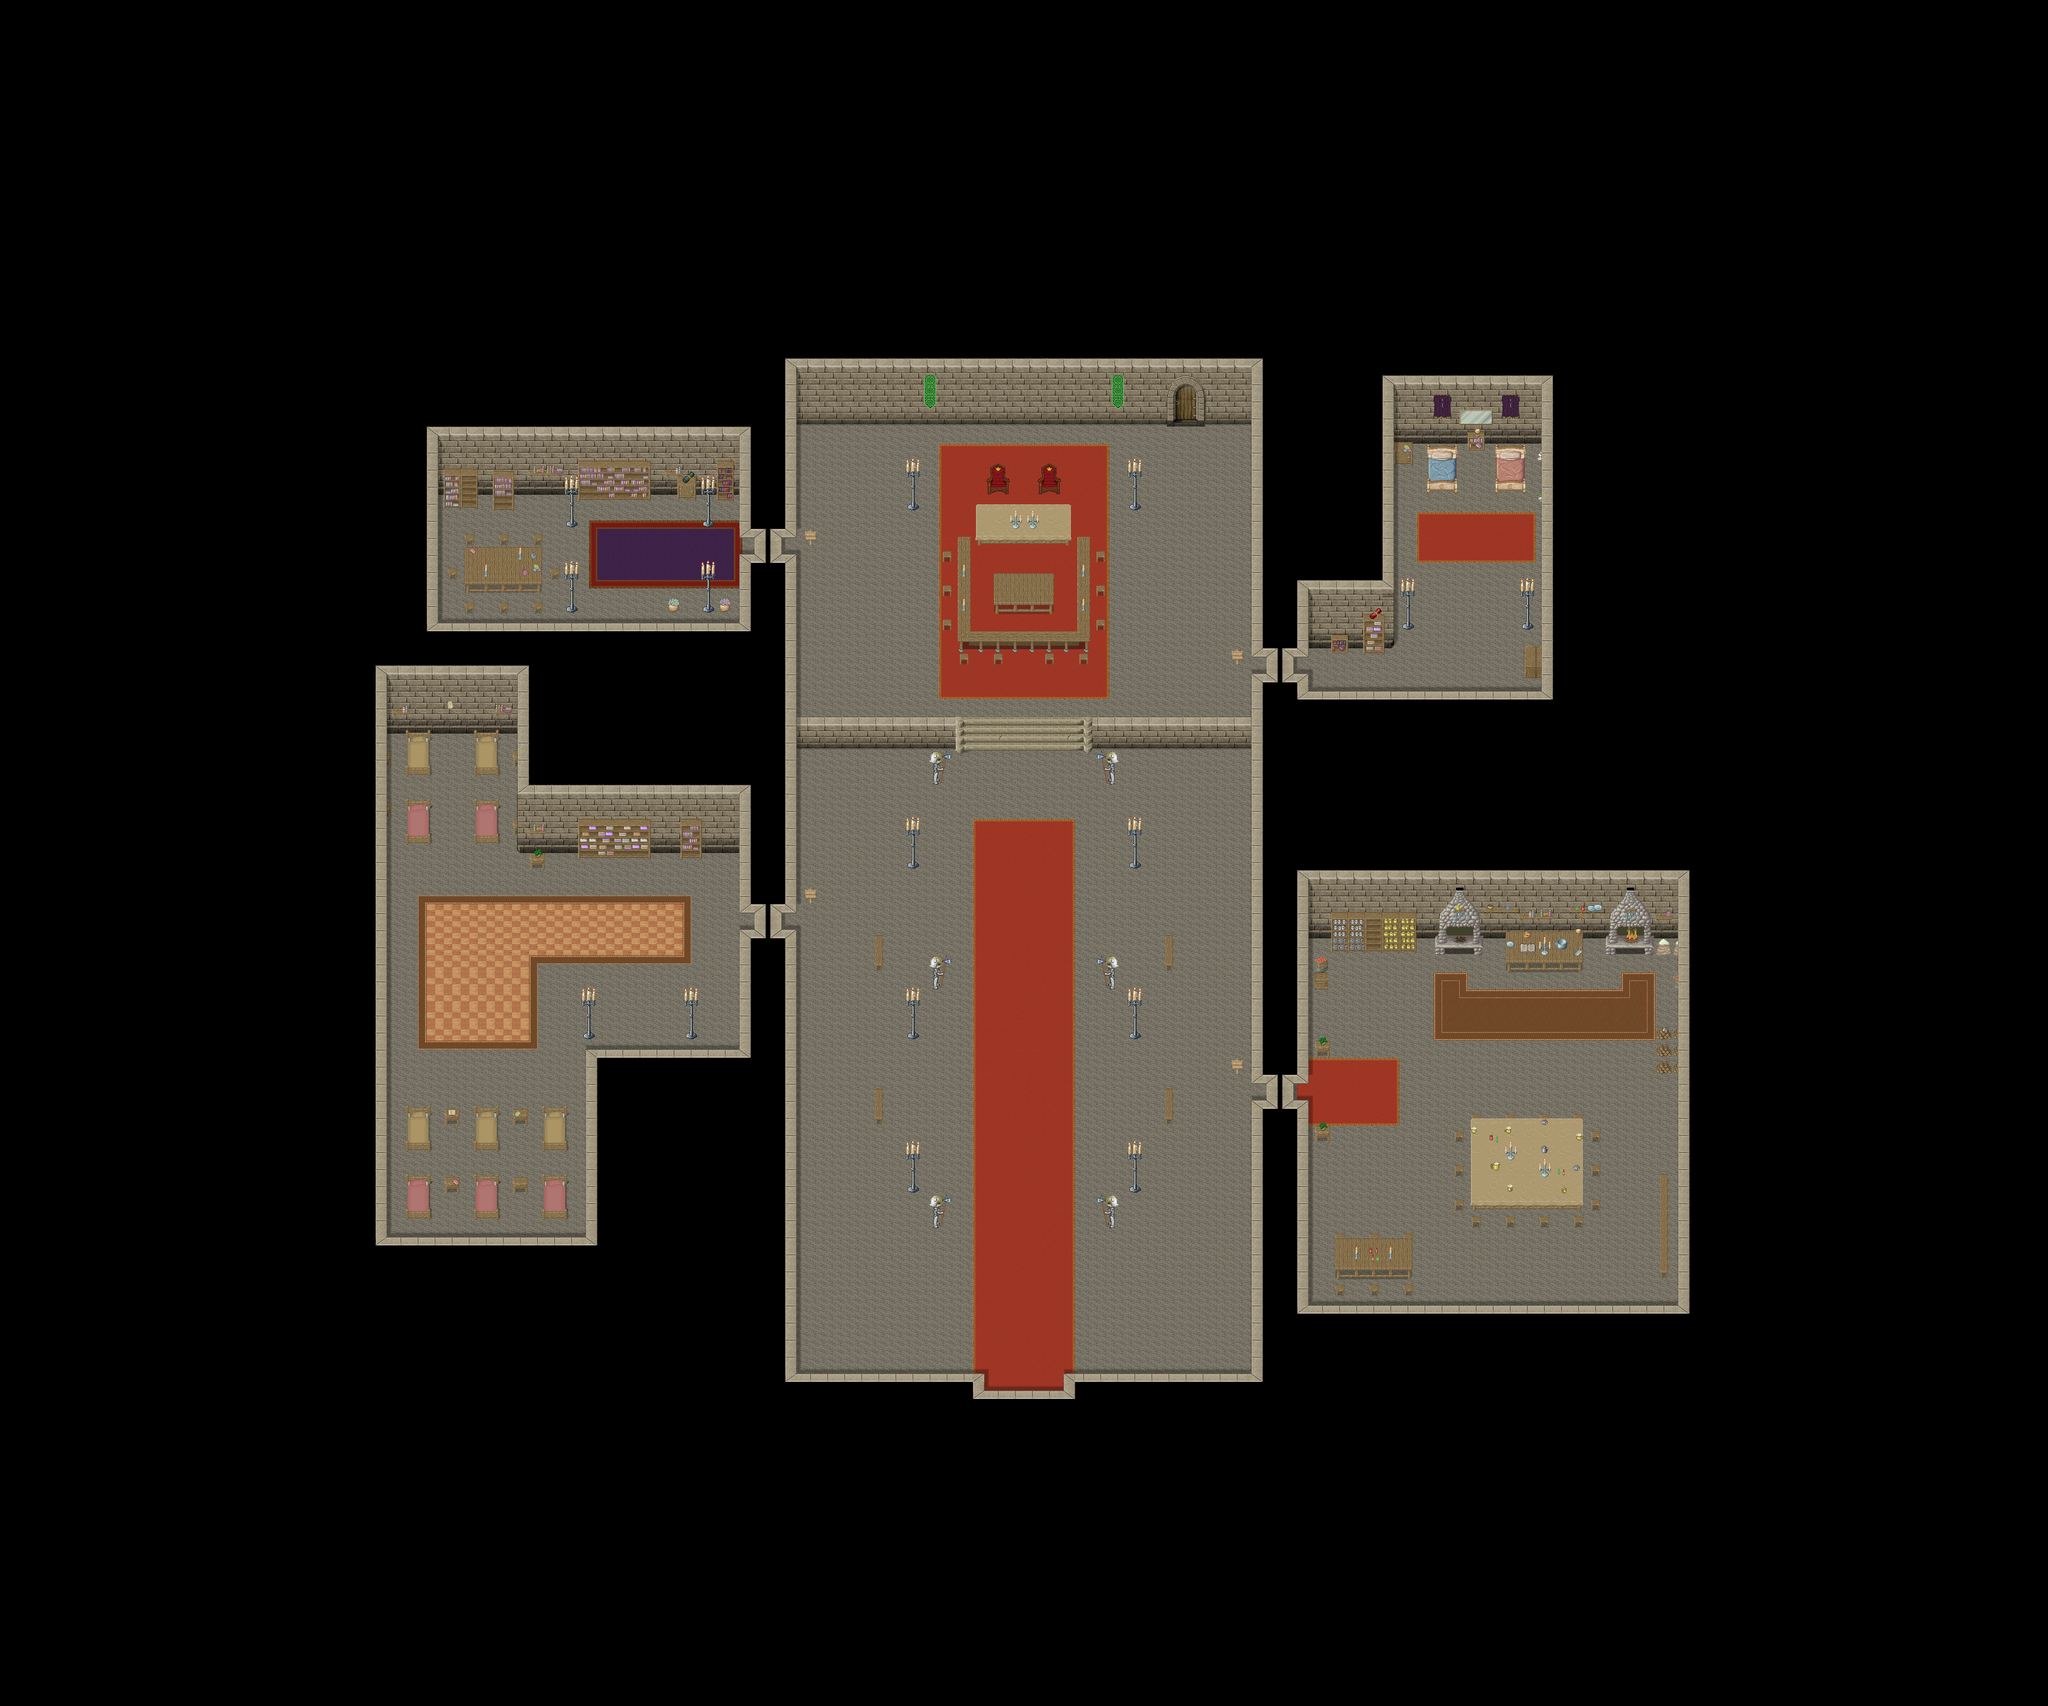

Tiled map render using the project's own tile images. Description and the map definition, with tile-layer contents summarised, below:
An orthogonal 120x100 tile map with 32x32 px tiles, 6 tile layers (Ground 1, Ground 2, Ground 3, Fringe, ...), 2 hidden layers not drawn, 16 tilesets and 6 objects (4x Fixme, 2x warp).

<map version="1.4" tiledversion="1.4.1" orientation="orthogonal" renderorder="right-down" compressionlevel="0" width="120" height="100" tilewidth="32" tileheight="32" infinite="0" nextlayerid="34" nextobjectid="8">
 <properties>
  <property name="background0image" value="graphics/images/spit23loginwallpaper_800x600.png" />
  <property name="license" value="GPL 3.0" />
  <property name="manaplus version" value="2" />
  <property name="minimap" value="graphics/minimaps/042-0.png" />
  <property name="music" value="mythica.ogg" />
  <property name="name" value="Camelot - Throne Room" />
 </properties>
 <tileset firstgid="1" name="collision" tilewidth="32" tileheight="32" tilecount="9" columns="3">
  <image source="../graphics/tilesets/collision.png" width="96" height="96" />
 </tileset>
 <tileset firstgid="10" name="level-number" tilewidth="32" tileheight="32" tilecount="16" columns="16">
  <image source="../graphics/tilesets/level-number.png" width="512" height="32" />
 </tileset>
 <tileset firstgid="26" name="castle1" tilewidth="32" tileheight="32" tilecount="374" columns="17">
  <image source="../graphics/tilesets/castle1.png" width="544" height="704" />
 </tileset>
 <tileset firstgid="400" name="castle2" tilewidth="32" tileheight="32" tilecount="256" columns="16">
  <image source="../graphics/tilesets/castle2.png" width="512" height="512" />
 </tileset>
 <tileset firstgid="656" name="artis-indoor" tilewidth="32" tileheight="32" tilecount="256" columns="16">
  <image source="../graphics/tilesets/evol/artis-indoor.png" width="512" height="512" />
 </tileset>
 <tileset firstgid="912" name="carpet" tilewidth="32" tileheight="32" tilecount="18" columns="6">
  <image source="../graphics/tilesets/carpet.png" width="192" height="96" />
 </tileset>
 <tileset firstgid="930" name="Throne_x2" tilewidth="32" tileheight="64" tilecount="3" columns="3">
  <image source="../graphics/tilesets/Throne_x2.png" width="96" height="64" />
 </tileset>
 <tileset firstgid="933" name="dark_tileset" tilewidth="32" tileheight="32" tilecount="240" columns="15">
  <image source="../graphics/tilesets/evol/dark_tileset.png" width="480" height="512" />
  <tile id="12">
   <animation>
    <frame tileid="12" duration="100" />
    <frame tileid="13" duration="100" />
    <frame tileid="14" duration="100" />
   </animation>
  </tile>
  <tile id="27">
   <animation>
    <frame tileid="27" duration="100" />
    <frame tileid="28" duration="100" />
    <frame tileid="29" duration="100" />
   </animation>
  </tile>
  <tile id="42">
   <animation>
    <frame tileid="42" duration="100" />
    <frame tileid="43" duration="100" />
    <frame tileid="44" duration="100" />
   </animation>
  </tile>
  <tile id="51">
   <animation>
    <frame tileid="51" duration="100" />
    <frame tileid="52" duration="100" />
    <frame tileid="53" duration="100" />
   </animation>
  </tile>
  <tile id="57">
   <animation>
    <frame tileid="57" duration="100" />
    <frame tileid="58" duration="100" />
    <frame tileid="59" duration="100" />
   </animation>
  </tile>
  <tile id="72">
   <animation>
    <frame tileid="72" duration="100" />
    <frame tileid="73" duration="100" />
    <frame tileid="74" duration="100" />
   </animation>
  </tile>
 </tileset>
 <tileset firstgid="1173" name="hurns-indoor" tilewidth="32" tileheight="32" tilecount="256" columns="16">
  <image source="../graphics/tilesets/evol/hurns-indoor.png" width="512" height="512" />
 </tileset>
 <tileset firstgid="1429" name="guard-x2x2" tilewidth="64" tileheight="64" tilecount="2" columns="2">
  <image source="../graphics/tilesets/evol/guard-x2x2.png" width="128" height="64" />
 </tileset>
 <tileset firstgid="1431" name="artis-indoor-fringe" tilewidth="32" tileheight="32" tilecount="256" columns="16">
  <image source="../graphics/tilesets/evol/artis-indoor-fringe.png" width="512" height="512" />
 </tileset>
 <tileset firstgid="1687" name="hurns-indoor-x1x3" tilewidth="32" tileheight="96" tilecount="16" columns="16">
  <image source="../graphics/tilesets/evol/hurns-indoor-x1x3.png" width="512" height="96" />
 </tileset>
 <tileset firstgid="1703" name="hurns-accessory" tilewidth="32" tileheight="32" tilecount="128" columns="16">
  <image source="../graphics/tilesets/evol/hurns-accessory.png" width="512" height="256" />
 </tileset>
 <tileset firstgid="1831" name="hurns-indoor-accessory" tilewidth="32" tileheight="32" tilecount="128" columns="8">
  <image source="../graphics/tilesets/evol/hurns-indoor-accessory.png" width="256" height="512" />
 </tileset>
 <tileset firstgid="1959" name="fire" tilewidth="32" tileheight="32" tilecount="28" columns="14">
  <image source="../graphics/tilesets/evol/fire.png" width="448" height="64" />
  <tile id="0">
   <animation>
    <frame tileid="0" duration="100" />
    <frame tileid="2" duration="100" />
    <frame tileid="4" duration="100" />
    <frame tileid="6" duration="100" />
    <frame tileid="8" duration="100" />
   </animation>
  </tile>
  <tile id="14">
   <animation>
    <frame tileid="14" duration="100" />
    <frame tileid="16" duration="100" />
    <frame tileid="18" duration="100" />
    <frame tileid="20" duration="100" />
    <frame tileid="22" duration="100" />
   </animation>
  </tile>
 </tileset>
 <tileset firstgid="1987" name="artis-indoor-x1x3" tilewidth="32" tileheight="96" tilecount="48" columns="16">
  <image source="../graphics/tilesets/evol/artis-indoor-x1x3.png" width="512" height="288" />
 </tileset>
 <layer id="26" name="Ground 1" width="120" height="100">
  <data>[12000 cells, 12000 non-empty, 18 distinct tile ids]</data>
 </layer>
 <layer id="27" name="Ground 2" width="120" height="100">
  <data>[12000 cells, 787 non-empty, 161 distinct tile ids]</data>
 </layer>
 <layer id="28" name="Ground 3" width="120" height="100">
  <data>[12000 cells, 70 non-empty, 56 distinct tile ids]</data>
 </layer>
 <layer id="29" name="Fringe" width="120" height="100">
  <data>[12000 cells, 30 non-empty, 13 distinct tile ids]</data>
 </layer>
 <layer id="30" name="Over 1" width="120" height="100">
  <data>[12000 cells, 1512 non-empty, 46 distinct tile ids]</data>
 </layer>
 <layer id="31" name="Over 2" width="120" height="100">
  <data>[12000 cells, 10 non-empty, 7 distinct tile ids]</data>
 </layer>
 <layer id="32" name="Collision" width="120" height="100" visible="0">
  <data>[12000 cells, 9320 non-empty, 1 distinct tile ids]</data>
 </layer>
 <layer id="33" name="Heights" width="120" height="100" visible="0">
  <data>[12000 cells, 0 non-empty, 0 distinct tile ids]</data>
 </layer>
 <objectgroup id="9" name="Objects">
  <object id="1" name="Margin" type="Fixme" x="0" y="0" width="640" height="640" />
  <object id="2" name="Margin" type="Fixme" x="3200" y="0" width="640" height="640" />
  <object id="3" name="Margin" type="Fixme" x="0" y="2560" width="640" height="640" />
  <object id="4" name="Margin" type="Fixme" x="3200" y="2560" width="640" height="640" />
  <object id="6" name="To Outside" type="warp" x="1856" y="2592" width="128" height="32">
   <properties>
    <property name="dest_map" value="014-4" />
    <property name="dest_x" value="67" />
    <property name="dest_y" value="27" />
   </properties>
  </object>
  <object id="7" name="To Weapon Room" type="warp" x="2208" y="768" width="32" height="32">
   <properties>
    <property name="dest_map" value="042-1" />
    <property name="dest_x" value="55" />
    <property name="dest_y" value="99" />
    <property name="npc_id" value="SCRIPT" />
   </properties>
  </object>
 </objectgroup>
</map>
